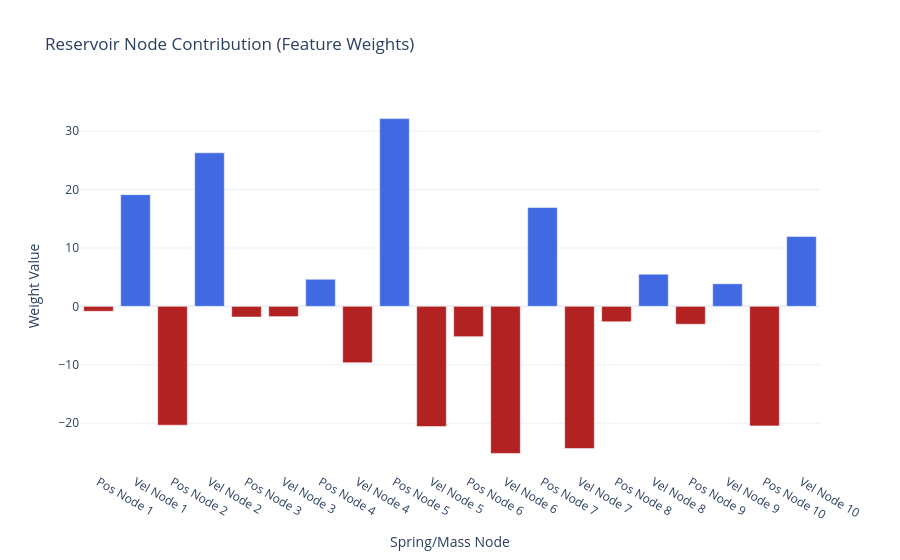

Write notebook code for a chart like this one.
### Code cell
weights = ridge_model.coef_
labels = [
    f"{'Pos' if i % 2 == 0 else 'Vel'} Node {i//2 + 1}" for i in range(len(weights))
]

fig = go.Figure(
    data=[
        go.Bar(
            x=labels,
            y=weights,
            marker_color=np.where(
                weights >= 0, "royalblue", "firebrick"
            ),  # Blue for +, Red for -
        )
    ]
)

fig.update_layout(
    title="Reservoir Node Contribution (Feature Weights)",
    xaxis_title="Spring/Mass Node",
    yaxis_title="Weight Value",
    template="plotly_white",
)

fig.show()

### Figure 1 — Plotly figure (JSON) as saved in the notebook; plotly's stock layout.template omitted (floating-point values rounded to 4 significant figures)
{"data": [{"marker": {"color": ["firebrick", "royalblue", "firebrick", "royalblue", "firebrick", "firebrick", "royalblue", "firebrick", "royalblue", "firebrick", "firebrick", "firebrick", "royalblue", "firebrick", "firebrick", "royalblue", "firebrick", "royalblue", "firebrick", "royalblue"]}, "type": "bar", "x": ["Pos Node 1", "Vel Node 1", "Pos Node 2", "Vel Node 2", "Pos Node 3", "Vel Node 3", "Pos Node 4", "Vel Node 4", "Pos Node 5", "Vel Node 5", "Pos Node 6", "Vel Node 6", "Pos Node 7", "Vel Node 7", "Pos Node 8", "Vel Node 8", "Pos Node 9", "Vel Node 9", "Pos Node 10", "Vel Node 10"], "y": [-0.8346, 19.12, -20.33, 26.28, -1.821, -1.754, 4.64, -9.642, 32.14, -20.56, -5.189, -25.16, 16.93, -24.33, -2.636, 5.511, -3.062, 3.867, -20.46, 11.97]}], "layout": {"title": {"text": "Reservoir Node Contribution (Feature Weights)"}, "xaxis": {"title": {"text": "Spring/Mass Node"}}, "yaxis": {"title": {"text": "Weight Value"}}}}
